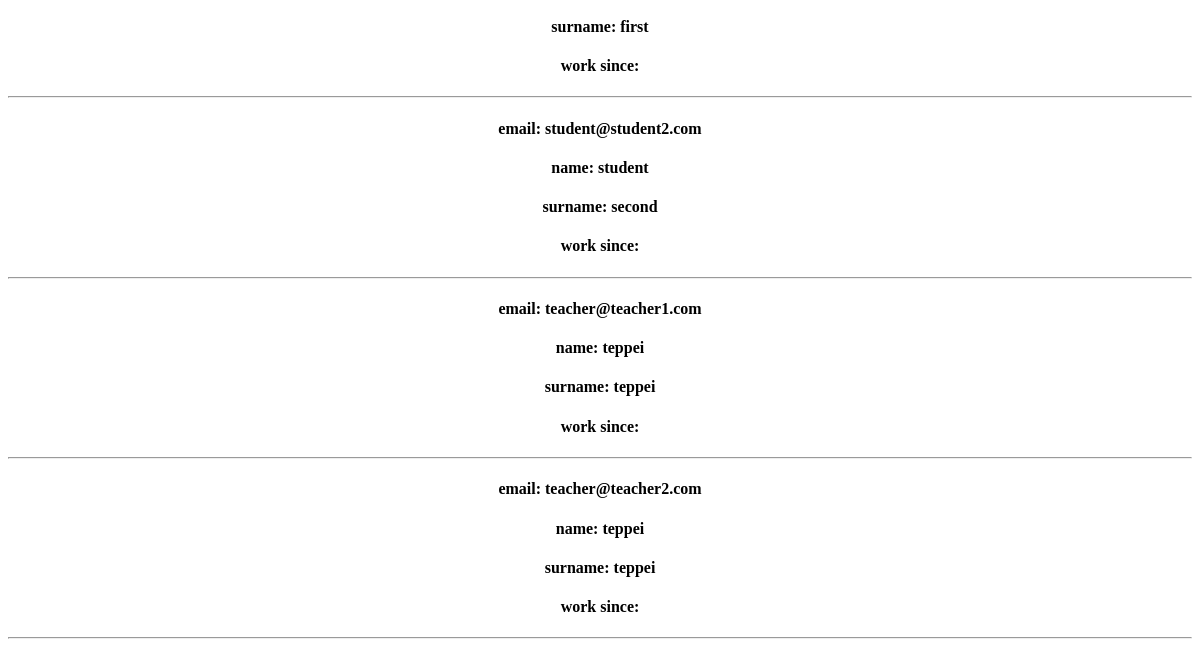
The app's page / (lower part), older data.
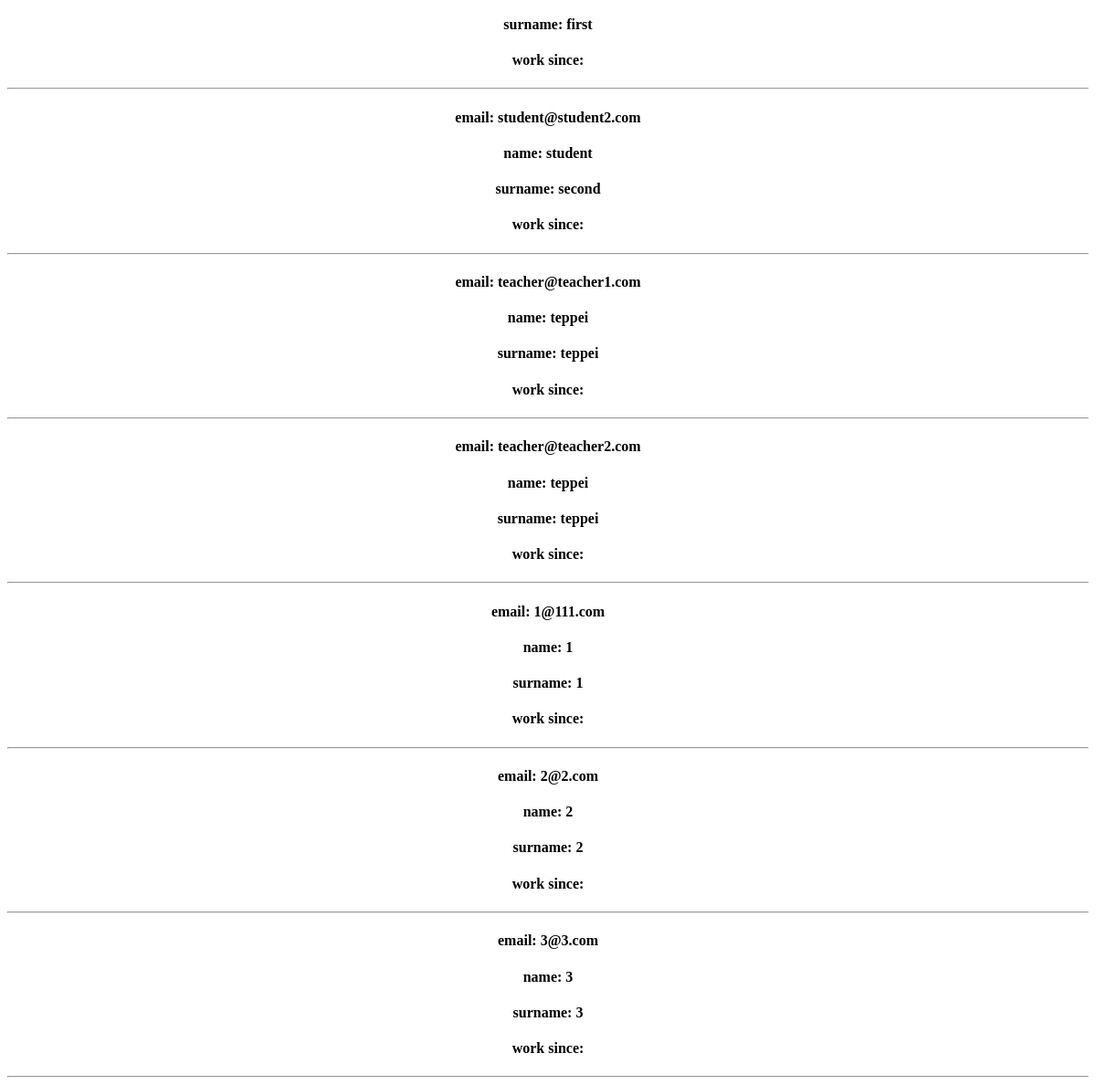
The same page, newer data.
### journal/models.py (models this page shows, shortened)
class CustomUser(AbstractBaseUser):
    name = models.CharField(max_length=15, null=False)
    surname = models.CharField(max_length=15, null=False)
    patronymic = models.CharField(max_length=15, blank=True, null=True)
    email = models.EmailField(unique=True)  # require
    phone_number = models.CharField(max_length=16, blank=True, null=True)
    avatar = models.ImageField(upload_to='user/avatar/', blank=True, null=True)
    date_of_birth = models.DateField(null=True)
    about = models.TextField(null=True)
    role = models.CharField(max_length=8, null=False, default="Other")
    is_active = models.BooleanField(default=True)
    is_staff = models.BooleanField(default=False)
    is_admin = models.BooleanField(default=False)
    USERNAME_FIELD = 'email'
    REQUIRED_FIELDS = ["name", "surname"]
    objects = CustomUserManager()

### journal/views.py (the view)
# urls.py: path('', main, name="main"),
def main(request):
    user_model = get_user_model()
    all_users = user_model.objects.all()
    return render(request, 'journal/main.html', {'all_users': all_users, 'title': "main"})

### journal/templates/journal/main.html (shortened to what this page needs)
{% extends 'journal/base.html' %}
{% block main %}
{% for user in all_users %}
<h4>email: {{ user.email }}</h4>
<h4>name: {{ user.name }}</h4>
<h4>surname: {{ user.surname }}</h4>
<h4>work since: {{ user.teacher.working_since }}</h4>
<hr>
{% endfor %}
{% endblock %}

Row changes from the older to the newer data that the page shows:
added CustomUser: email "1@111.com", name "1", surname "1"
added CustomUser: email "2@2.com", name "2", surname "2"
added CustomUser: email "3@3.com", name "3", surname "3"
